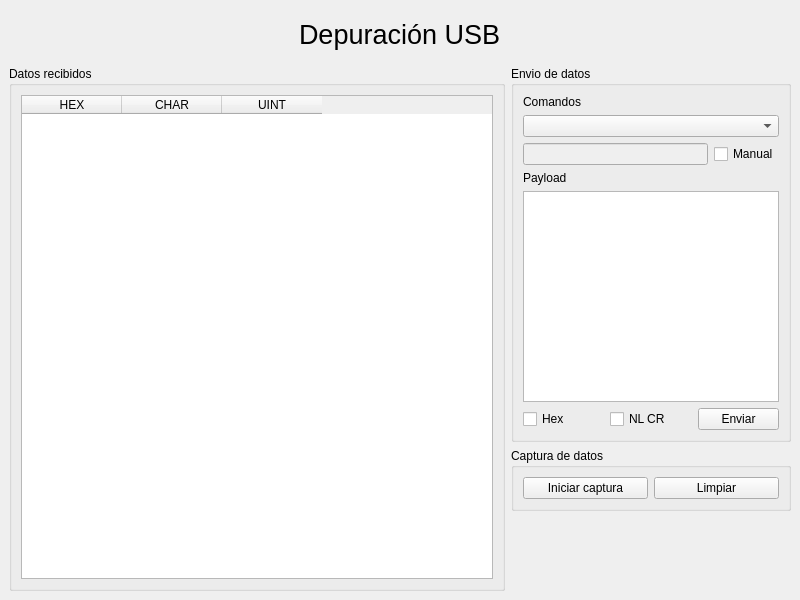
<?xml version="1.0" encoding="UTF-8"?>
<ui version="4.0">
 <class>MainWindowDepuracionUSB</class>
 <widget class="QMainWindow" name="MainWindowDepuracionUSB">
  <property name="windowModality">
   <enum>Qt::NonModal</enum>
  </property>
  <property name="geometry">
   <rect>
    <x>0</x>
    <y>0</y>
    <width>800</width>
    <height>600</height>
   </rect>
  </property>
  <property name="minimumSize">
   <size>
    <width>800</width>
    <height>600</height>
   </size>
  </property>
  <property name="windowTitle">
   <string>Depuración serie</string>
  </property>
  <widget class="QWidget" name="centralwidget">
   <layout class="QVBoxLayout" name="verticalLayout_15">
    <item>
     <spacer name="verticalSpacer">
      <property name="orientation">
       <enum>Qt::Vertical</enum>
      </property>
      <property name="sizeType">
       <enum>QSizePolicy::Fixed</enum>
      </property>
      <property name="sizeHint" stdset="0">
       <size>
        <width>20</width>
        <height>10</height>
       </size>
      </property>
     </spacer>
    </item>
    <item>
     <layout class="QHBoxLayout" name="horizontalLayout">
      <item>
       <spacer name="horizontalSpacer">
        <property name="orientation">
         <enum>Qt::Horizontal</enum>
        </property>
        <property name="sizeHint" stdset="0">
         <size>
          <width>40</width>
          <height>20</height>
         </size>
        </property>
       </spacer>
      </item>
      <item>
       <widget class="QLabel" name="label">
        <property name="font">
         <font>
          <pointsize>20</pointsize>
         </font>
        </property>
        <property name="text">
         <string>Depuración USB</string>
        </property>
       </widget>
      </item>
      <item>
       <spacer name="horizontalSpacer_2">
        <property name="orientation">
         <enum>Qt::Horizontal</enum>
        </property>
        <property name="sizeHint" stdset="0">
         <size>
          <width>40</width>
          <height>20</height>
         </size>
        </property>
       </spacer>
      </item>
     </layout>
    </item>
    <item>
     <spacer name="verticalSpacer_2">
      <property name="orientation">
       <enum>Qt::Vertical</enum>
      </property>
      <property name="sizeType">
       <enum>QSizePolicy::Fixed</enum>
      </property>
      <property name="sizeHint" stdset="0">
       <size>
        <width>20</width>
        <height>10</height>
       </size>
      </property>
     </spacer>
    </item>
    <item>
     <layout class="QHBoxLayout" name="horizontalLayout_5">
      <item>
       <widget class="QGroupBox" name="groupBox">
        <property name="sizePolicy">
         <sizepolicy hsizetype="Preferred" vsizetype="Preferred">
          <horstretch>1</horstretch>
          <verstretch>0</verstretch>
         </sizepolicy>
        </property>
        <property name="title">
         <string>Datos recibidos</string>
        </property>
        <layout class="QVBoxLayout" name="verticalLayout_8">
         <item>
          <widget class="QTableWidget" name="tableWidgetDatosRecibidos">
           <property name="cornerButtonEnabled">
            <bool>true</bool>
           </property>
           <property name="rowCount">
            <number>0</number>
           </property>
           <property name="columnCount">
            <number>3</number>
           </property>
           <column>
            <property name="text">
             <string>HEX</string>
            </property>
           </column>
           <column>
            <property name="text">
             <string>CHAR</string>
            </property>
           </column>
           <column>
            <property name="text">
             <string>UINT</string>
            </property>
           </column>
          </widget>
         </item>
        </layout>
       </widget>
      </item>
      <item>
       <layout class="QVBoxLayout" name="verticalLayout_13" stretch="0,0,0">
        <item>
         <widget class="QGroupBox" name="groupBoxEnvio">
          <property name="title">
           <string>Envio de datos</string>
          </property>
          <layout class="QVBoxLayout" name="verticalLayout_7">
           <item>
            <layout class="QVBoxLayout" name="verticalLayout_6">
             <item>
              <widget class="QLabel" name="label_6">
               <property name="text">
                <string>Comandos</string>
               </property>
              </widget>
             </item>
             <item>
              <widget class="QComboBox" name="comboBoxComandos">
               <property name="sizePolicy">
                <sizepolicy hsizetype="Expanding" vsizetype="Fixed">
                 <horstretch>0</horstretch>
                 <verstretch>0</verstretch>
                </sizepolicy>
               </property>
               <property name="minimumSize">
                <size>
                 <width>0</width>
                 <height>0</height>
                </size>
               </property>
               <property name="maximumSize">
                <size>
                 <width>16777215</width>
                 <height>16777215</height>
                </size>
               </property>
              </widget>
             </item>
             <item>
              <layout class="QHBoxLayout" name="horizontalLayout_8">
               <item>
                <widget class="QLineEdit" name="lineEditCMD">
                 <property name="enabled">
                  <bool>false</bool>
                 </property>
                 <property name="maxLength">
                  <number>2</number>
                 </property>
                </widget>
               </item>
               <item>
                <widget class="QCheckBox" name="checkBoxCMD">
                 <property name="text">
                  <string>Manual</string>
                 </property>
                </widget>
               </item>
              </layout>
             </item>
            </layout>
           </item>
           <item>
            <layout class="QVBoxLayout" name="verticalLayout_10">
             <item>
              <widget class="QLabel" name="label_7">
               <property name="text">
                <string>Payload</string>
               </property>
              </widget>
             </item>
             <item>
              <layout class="QHBoxLayout" name="horizontalLayout_6">
               <item>
                <widget class="QPlainTextEdit" name="plainTextEditPayload"/>
               </item>
              </layout>
             </item>
            </layout>
           </item>
           <item>
            <layout class="QHBoxLayout" name="horizontalLayout_3">
             <item>
              <widget class="QCheckBox" name="checkBoxHex">
               <property name="text">
                <string>Hex</string>
               </property>
              </widget>
             </item>
             <item>
              <widget class="QCheckBox" name="checkBoxNLCR">
               <property name="text">
                <string>NL CR</string>
               </property>
              </widget>
             </item>
             <item>
              <widget class="QPushButton" name="pushButtonEnviar">
               <property name="text">
                <string>Enviar</string>
               </property>
              </widget>
             </item>
            </layout>
           </item>
          </layout>
         </widget>
        </item>
        <item>
         <widget class="QGroupBox" name="groupBoxCapturaDatos">
          <property name="title">
           <string>Captura de datos</string>
          </property>
          <layout class="QVBoxLayout" name="verticalLayout_11">
           <item>
            <layout class="QHBoxLayout" name="horizontalLayout_7">
             <item>
              <widget class="QPushButton" name="pushButtonCapturaDeDatos">
               <property name="text">
                <string>Iniciar captura</string>
               </property>
              </widget>
             </item>
             <item>
              <widget class="QPushButton" name="pushButtonLimpiar">
               <property name="text">
                <string>Limpiar</string>
               </property>
              </widget>
             </item>
            </layout>
           </item>
          </layout>
         </widget>
        </item>
        <item>
         <spacer name="verticalSpacer_5">
          <property name="orientation">
           <enum>Qt::Vertical</enum>
          </property>
          <property name="sizeType">
           <enum>QSizePolicy::Maximum</enum>
          </property>
          <property name="sizeHint" stdset="0">
           <size>
            <width>20</width>
            <height>80</height>
           </size>
          </property>
         </spacer>
        </item>
       </layout>
      </item>
     </layout>
    </item>
   </layout>
  </widget>
 </widget>
 <resources/>
 <connections/>
</ui>
